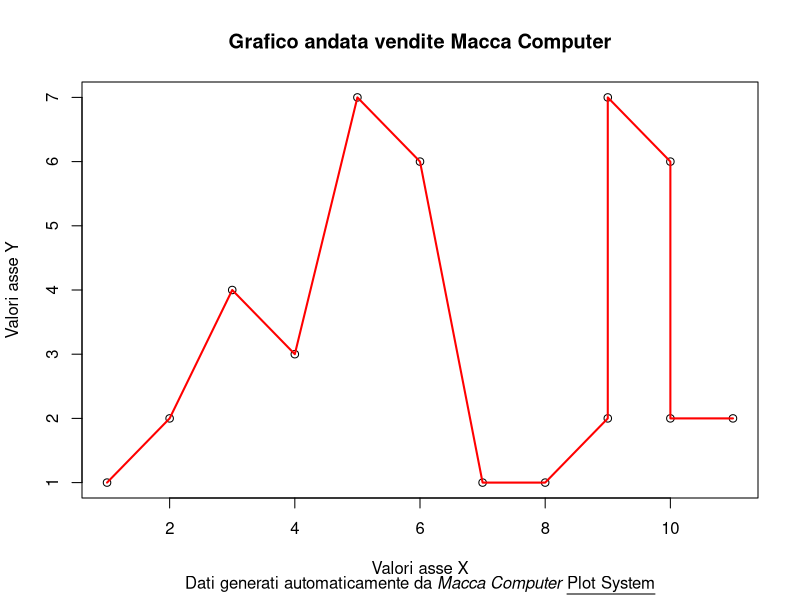

Source code (R):
y <- c(1, 2, 4, 3, 7, 6, 1, 1, 2, 7, 6, 2, 2)
x <- c(1, 2, 3, 4, 5, 6, 7, 8, 9, 9,10,10,11)
plot(x, y, xlab = "Valori asse X", ylab = "Valori asse Y", main = "Grafico andata vendite Macca Computer")
lines(x, y, col = "red", lwd = 2)
title(sub = expression(paste("Dati generati automaticamente da ", italic("Macca Computer "), underline("Plot System"))))